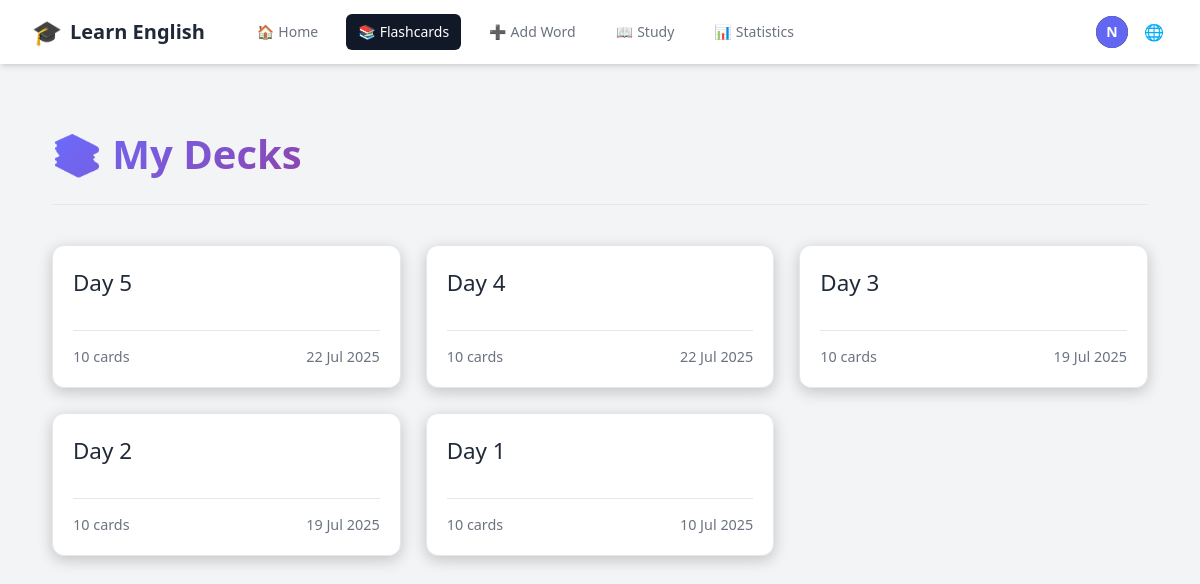
The app's page /en/decks/ (signed in), older data.
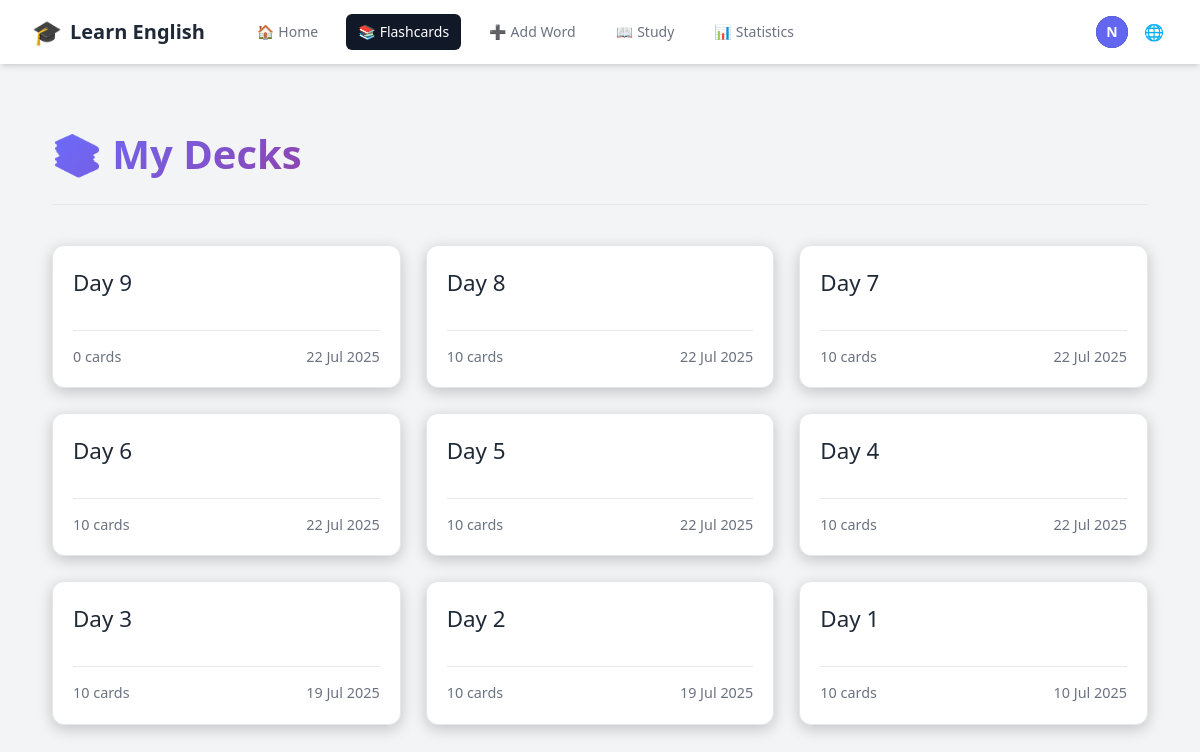
The same page, newer data.
### vocabulary/models.py (models this page shows, shortened)
class Deck(models.Model):
    user = models.ForeignKey(settings.AUTH_USER_MODEL, on_delete=models.CASCADE, related_name='decks')
    name = models.CharField(max_length=255)
    created_at = models.DateTimeField(auto_now_add=True)
    class Meta:
        ordering = ['-created_at']
        unique_together = ['user', 'name']

### vocabulary/views.py (the view)
# urls.py: path('decks/', views.deck_list, name='deck_list'),
@login_required
def deck_list(request):
    decks = Deck.objects.filter(user=request.user).annotate(
        card_count=Count('flashcards')
    ).order_by('-created_at')
    context = {
        'decks': decks
    }
    return render(request, 'vocabulary/deck_list.html', context)

### vocabulary/templates/vocabulary/deck_list.html (shortened to what this page needs)
{% extends "base.html" %}
{% load i18n %}
{% block content %}
<div class="deck-list-page">
    <div class="page-header">
        <h1>📚 {{ manual_texts.my_decks }}</h1>
    </div>
    {% if decks %}
        <div class="deck-grid">
            {% for deck in decks %}
                <a href="{% url 'deck_detail' deck.id %}" class="deck-card">
                    <div>
                        <h2>{{ deck.name }}</h2>
                    </div>
                    <div class="deck-info">
                        <span>{{ deck.card_count }} {{ manual_texts.cards_text }}</span>
                        <span class="created-date">{{ deck.created_at|date:"d M Y" }}</span>
                    </div>
                </a>
            {% endfor %}
        </div>
    {% else %}
        <div class="no-decks">
            <h2>{{ manual_texts.no_decks_yet }}</h2>
            <p>{{ manual_texts.get_started_by }} <a href="{% url 'add_flashcard' %}">{{ manual_texts.adding_flashcards }}</a>!</p>
        </div>
    {% endif %}
</div>
{% endblock %}

Row changes from the older to the newer data that the page shows:
added Deck: name "Day 9", card_count "0", cards_text "cards", created_at "22 Jul 2025"
added Deck: name "Day 8", card_count "10", cards_text "cards", created_at "22 Jul 2025"
added Deck: name "Day 7", card_count "10", cards_text "cards", created_at "22 Jul 2025"
added Deck: name "Day 6", card_count "10", cards_text "cards", created_at "22 Jul 2025"
